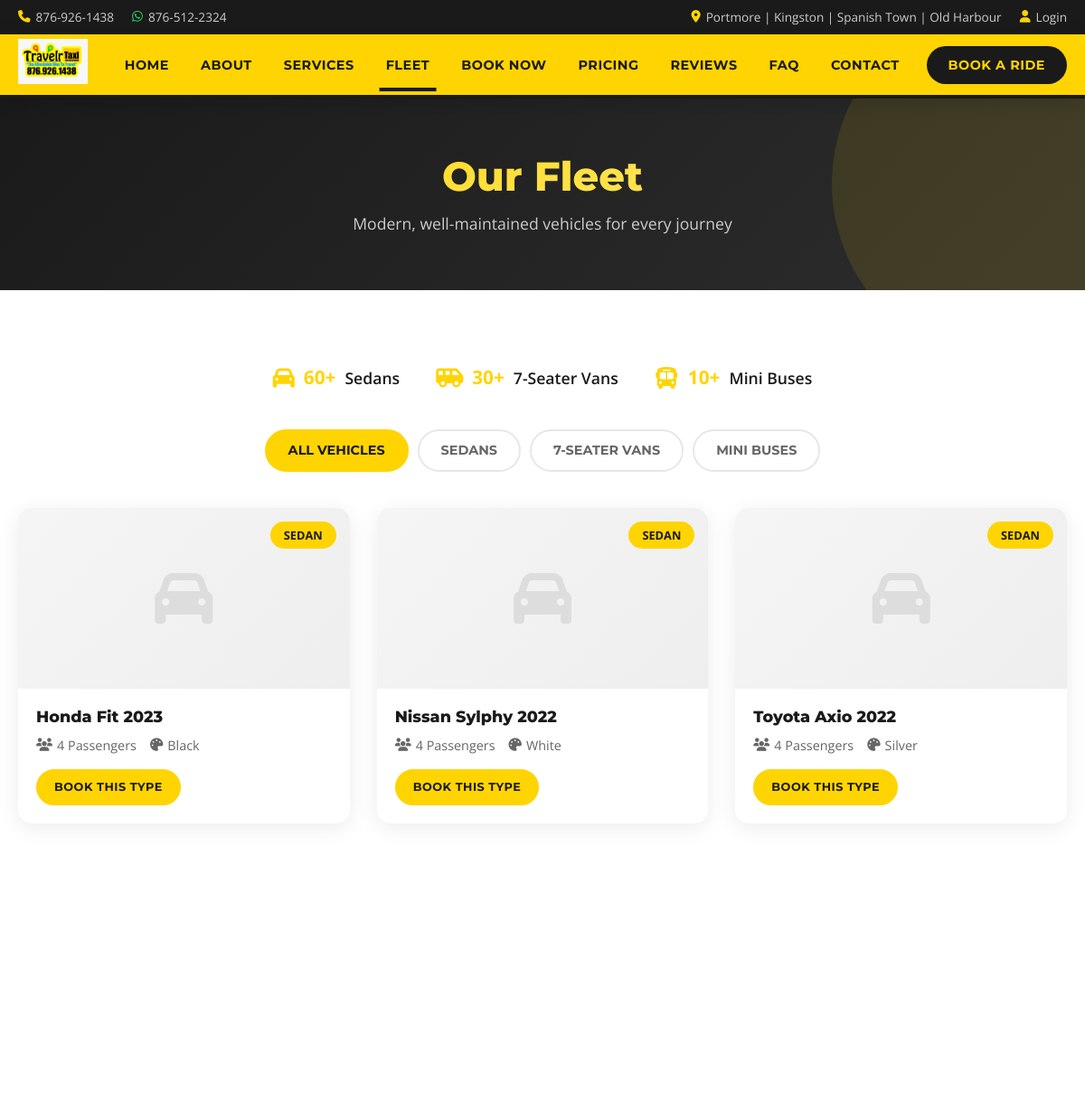
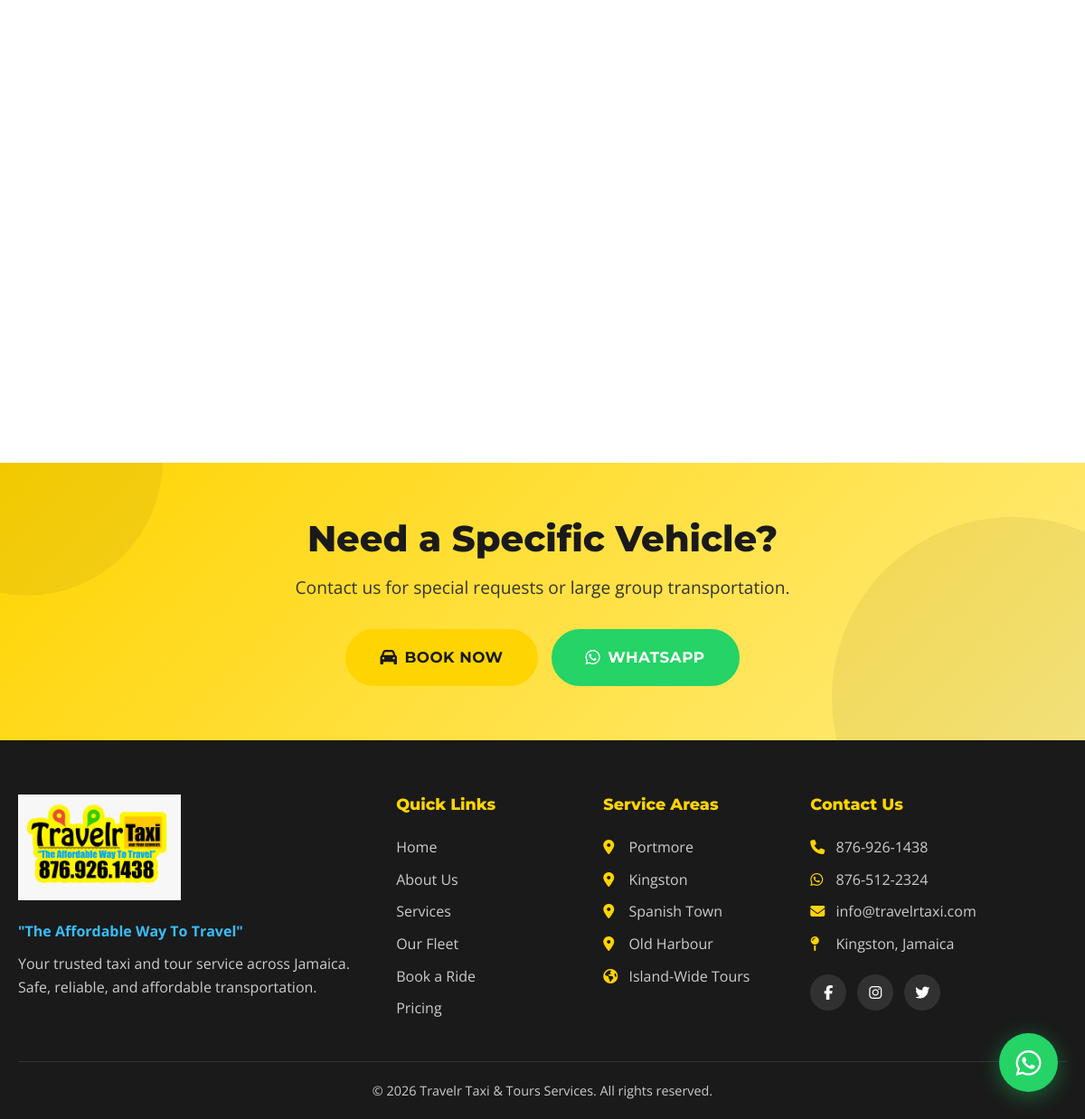
/fleet.php, run on the app's committed database (2 pictures, top to bottom).
### tables this page shows
CREATE TABLE vehicles (
    id INT AUTO_INCREMENT PRIMARY KEY,
    name VARCHAR(150) NOT NULL,
    type ENUM('sedan','van','minibus') NOT NULL DEFAULT 'sedan',
    capacity INT NOT NULL DEFAULT 4,
    plate_number VARCHAR(30),
    color VARCHAR(50),
    image VARCHAR(255) DEFAULT NULL,
    status ENUM('active','maintenance','retired') DEFAULT 'active',
    notes TEXT,
    created_at DATETIME DEFAULT CURRENT_TIMESTAMP,
    updated_at DATETIME DEFAULT CURRENT_TIMESTAMP ON UPDATE CURRENT_TIMESTAMP
);

### includes/helpers.php (called while the page is built, shortened)
<?php
function sanitize($input) {
    return htmlspecialchars(trim($input), ENT_QUOTES, 'UTF-8');
}
function getWhatsAppLink($message = '') {
    $phone = str_replace(['-', ' ', '(', ')'], '', PHONE_WHATSAPP);
    if (empty($message)) {
        $message = WHATSAPP_MESSAGE;
    }
    return 'https://wa.me/1' . $phone . '?text=' . urlencode($message);
}
function getCallLink() {
    $phone = str_replace(['-', ' ', '(', ')'], '', PHONE_PRIMARY);
    return 'tel:+1' . $phone;
}

### includes/auth.php (called while the page is built, shortened)
<?php
require_once __DIR__ . '/db.php';
function isLoggedIn() {
    return isset($_SESSION['user_id']);
}

### includes/db.php (called while the page is built, shortened)
<?php
function getDB() {
    static $pdo = null;
    if ($pdo === null) {
        try {
            $dsn = 'mysql:host=' . DB_HOST . ';dbname=' . DB_NAME . ';charset=' . DB_CHARSET;
            $pdo = new PDO($dsn, DB_USER, DB_PASS, [
                PDO::ATTR_ERRMODE => PDO::ERRMODE_EXCEPTION,
                PDO::ATTR_DEFAULT_FETCH_MODE => PDO::FETCH_ASSOC,
                PDO::ATTR_EMULATE_PREPARES => false,
            ]);
        } catch (PDOException $e) {
            error_log('Database connection failed: ' . $e->getMessage());
            die('Database connection failed. Please try again later.');
        }
    }
    return $pdo;
}
function dbQuery($sql, $params = []) {
    $stmt = getDB()->prepare($sql);
    $stmt->execute($params);
    return $stmt;
}
function dbFetchAll($sql, $params = []) {
    return dbQuery($sql, $params)->fetchAll();
}

### fleet.php (the view, shortened to what this page needs)
<?php
require_once 'includes/header.php';
$filter = isset($_GET['type']) ? sanitize($_GET['type']) : 'all';
$sql = "SELECT * FROM vehicles WHERE status = 'active'";
$params = [];
$sql .= " ORDER BY type, name";
$vehicles = dbFetchAll($sql, $params);
?>
<section class="page-hero">
    <div class="container">
        <h1>Our Fleet</h1>
        <p>Modern, well-maintained vehicles for every journey</p>
    </div>
</section>
<section class="section">
    <div class="container">
        <div class="fleet-stats-bar">
            <div class="fleet-stat">
                <i class="fas fa-car"></i>
                <strong>60+</strong> Sedans
            </div>
            <div class="fleet-stat">
                <i class="fas fa-shuttle-van"></i>
                <strong>30+</strong> 7-Seater Vans
            </div>
            <div class="fleet-stat">
                <i class="fas fa-bus"></i>
                <strong>10+</strong> Mini Buses
            </div>
        </div>
        <div class="fleet-filters">
            <a href="/fleet.php" class="filter-btn <?php echo $filter === 'all' ? 'active' : ''; ?>">All Vehicles</a>
            <a href="/fleet.php?type=sedan" class="filter-btn <?php echo $filter === 'sedan' ? 'active' : ''; ?>">Sedans</a>
            <a href="/fleet.php?type=van" class="filter-btn <?php echo $filter === 'van' ? 'active' : ''; ?>">7-Seater Vans</a>
            <a href="/fleet.php?type=minibus" class="filter-btn <?php echo $filter === 'minibus' ? 'active' : ''; ?>">Mini Buses</a>
        </div>
        <div class="fleet-grid">
            <?php if (empty($vehicles)): ?>
                <p class="text-center">No vehicles found.</p>
            <?php else: ?>
                <?php foreach ($vehicles as $v): ?>
                <div class="vehicle-card">
                    <div class="vehicle-image">
                        <?php if ($v['image']): ?>
                            <img src="/uploads/<?php echo sanitize($v['image']); ?>" alt="<?php echo sanitize($v['name']); ?>">
                        <?php else: ?>
                            <div class="vehicle-placeholder">
                                <?php
                                $icon = 'fa-car';
                                if ($v['type'] === 'van') $icon = 'fa-shuttle-van';
                                if ($v['type'] === 'minibus') $icon = 'fa-bus';
                                ?>
                                <i class="fas <?php echo $icon; ?>"></i>
                            </div>
                        <?php endif; ?>
                        <span class="vehicle-type-badge"><?php echo ucfirst($v['type']); ?></span>
                    </div>
                    <div class="vehicle-info">
                        <h3><?php echo sanitize($v['name']); ?></h3>
                        <div class="vehicle-details">
                            <span><i class="fas fa-users"></i> <?php echo $v['capacity']; ?> Passengers</span>
                            <span><i class="fas fa-palette"></i> <?php echo sanitize($v['color']); ?></span>
                        </div>
                        <a href="/booking.php?vehicle_type=<?php echo $v['type']; ?>" class="btn btn-primary btn-sm">Book This Type</a>
                    </div>
                </div>
                <?php endforeach; ?>
            <?php endif; ?>
        </div>
    </div>
</section>
<section class="cta-banner">
    <div class="container">
        <div class="cta-content">
            <h2>Need a Specific Vehicle?</h2>
            <p>Contact us for special requests or large group transportation.</p>
            <div class="cta-buttons">
                <a href="/booking.php" class="btn btn-primary btn-lg"><i class="fas fa-car"></i> Book Now</a>
                <a href="<?php echo getWhatsAppLink(); ?>" class="btn btn-whatsapp btn-lg" target="_blank"><i class="fab fa-whatsapp"></i> WhatsApp</a>
            </div>
        </div>
    </div>
</section>
<?php require_once 'includes/footer.php'; ?>

### includes/header.php (shortened to what this page needs)
<?php
require_once __DIR__ . '/db.php';
require_once __DIR__ . '/auth.php';
require_once __DIR__ . '/helpers.php';
$currentPage = basename($_SERVER['PHP_SELF'], '.php');
?>
<!DOCTYPE html>
<html lang="en">
<head>
    <link rel="stylesheet" href="https://cdnjs.cloudflare.com/ajax/libs/font-awesome/6.5.0/css/all.min.css">
    <link rel="stylesheet" href="/assets/css/style.css">
</head>
<body class="page-<?php echo $currentPage; ?>">
<div class="top-bar">
    <div class="container">
        <div class="top-bar-left">
            <a href="<?php echo getCallLink(); ?>" class="top-link"><i class="fas fa-phone"></i> <?php echo PHONE_PRIMARY; ?></a>
            <a href="<?php echo getWhatsAppLink(); ?>" class="top-link whatsapp-link"><i class="fab fa-whatsapp"></i> <?php echo PHONE_WHATSAPP; ?></a>
        </div>
        <div class="top-bar-right">
            <span class="top-link"><i class="fas fa-map-marker-alt"></i> Portmore | Kingston | Spanish Town | Old Harbour</span>
            <?php if (isLoggedIn()): ?>
                <a href="/account.php" class="top-link"><i class="fas fa-user"></i> <?php echo sanitize($_SESSION['user_name']); ?></a>
                <a href="/logout.php" class="top-link"><i class="fas fa-sign-out-alt"></i> Logout</a>
            <?php else: ?>
                <a href="/login.php" class="top-link"><i class="fas fa-user"></i> Login</a>
            <?php endif; ?>
        </div>
    </div>
</div>
<nav class="main-nav" id="mainNav">
    <div class="container">
        <a href="/" class="nav-logo">
            <img src="/assets/images/logo.jpeg" alt="<?php echo SITE_NAME; ?>">
        </a>
        <ul class="nav-menu" id="navMenu">
            <li><a href="/" class="<?php echo $currentPage === 'index' ? 'active' : ''; ?>">Home</a></li>
            <li><a href="/about.php" class="<?php echo $currentPage === 'about' ? 'active' : ''; ?>">About</a></li>
            <li><a href="/services.php" class="<?php echo $currentPage === 'services' ? 'active' : ''; ?>">Services</a></li>
            <li><a href="/fleet.php" class="<?php echo $currentPage === 'fleet' ? 'active' : ''; ?>">Fleet</a></li>
            <li><a href="/booking.php" class="<?php echo $currentPage === 'booking' ? 'active' : ''; ?>">Book Now</a></li>
            <li><a href="/pricing.php" class="<?php echo $currentPage === 'pricing' ? 'active' : ''; ?>">Pricing</a></li>
            <li><a href="/testimonials.php" class="<?php echo $currentPage === 'testimonials' ? 'active' : ''; ?>">Reviews</a></li>
            <li><a href="/faq.php" class="<?php echo $currentPage === 'faq' ? 'active' : ''; ?>">FAQ</a></li>
            <li><a href="/contact.php" class="<?php echo $currentPage === 'contact' ? 'active' : ''; ?>">Contact</a></li>
            <li><a href="/booking.php" class="nav-cta">Book a Ride</a></li>
        </ul>
    </div>
</nav>

### includes/footer.php (shortened to what this page needs)
<footer class="site-footer">
    <div class="container">
        <div class="footer-grid">
            <div class="footer-col">
                <img src="/assets/images/logo.jpeg" alt="<?php echo SITE_NAME; ?>" class="footer-logo">
                <p class="footer-tagline">"<?php echo SITE_TAGLINE; ?>"</p>
                <p>Your trusted taxi and tour service across Jamaica. Safe, reliable, and affordable transportation.</p>
            </div>
            <div class="footer-col">
                <h4>Quick Links</h4>
                <ul>
                    <li><a href="/">Home</a></li>
                    <li><a href="/about.php">About Us</a></li>
                    <li><a href="/services.php">Services</a></li>
                    <li><a href="/fleet.php">Our Fleet</a></li>
                    <li><a href="/booking.php">Book a Ride</a></li>
                    <li><a href="/pricing.php">Pricing</a></li>
                </ul>
            </div>
            <div class="footer-col">
                <h4>Service Areas</h4>
                <ul>
                    <li><i class="fas fa-map-marker-alt"></i> Portmore</li>
                    <li><i class="fas fa-map-marker-alt"></i> Kingston</li>
                    <li><i class="fas fa-map-marker-alt"></i> Spanish Town</li>
                    <li><i class="fas fa-map-marker-alt"></i> Old Harbour</li>
                    <li><i class="fas fa-globe-americas"></i> Island-Wide Tours</li>
                </ul>
            </div>
            <div class="footer-col">
                <h4>Contact Us</h4>
                <ul>
                    <li><a href="<?php echo getCallLink(); ?>"><i class="fas fa-phone"></i> <?php echo PHONE_PRIMARY; ?></a></li>
                    <li><a href="<?php echo getWhatsAppLink(); ?>"><i class="fab fa-whatsapp"></i> <?php echo PHONE_WHATSAPP; ?></a></li>
                    <li><a href="mailto:<?php echo SITE_EMAIL; ?>"><i class="fas fa-envelope"></i> <?php echo SITE_EMAIL; ?></a></li>
                    <li><i class="fas fa-map-pin"></i> Kingston, Jamaica</li>
                </ul>
                <div class="footer-social">
                    <a href="#" aria-label="Facebook"><i class="fab fa-facebook-f"></i></a>
                    <a href="#" aria-label="Instagram"><i class="fab fa-instagram"></i></a>
                    <a href="#" aria-label="Twitter"><i class="fab fa-twitter"></i></a>
                </div>
            </div>
        </div>
        <div class="footer-bottom">
            <p>&copy; <?php echo date('Y'); ?> <?php echo SITE_NAME; ?>. All rights reserved.</p>
        </div>
    </div>
</footer>
<a href="<?php echo getWhatsAppLink(); ?>" class="whatsapp-float" target="_blank" rel="noopener" aria-label="Chat on WhatsApp">
    <i class="fab fa-whatsapp"></i>
</a>
</body>
</html>

### data on the page
vehicles: type "SEDAN", name "Honda Fit 2023", capacity "4", color "Black"
vehicles: type "SEDAN", name "Nissan Sylphy 2022", capacity "4", color "White"
vehicles: type "SEDAN", name "Toyota Axio 2022", capacity "4", color "Silver"

### other printed values
PHONE_PRIMARY "876-926-1438"
PHONE_WHATSAPP "876-512-2324"
SITE_TAGLINE "The Affordable Way To Travel"
SITE_EMAIL "info@travelrtaxi.com"
SITE_NAME "Travelr Taxi & Tours Services"
